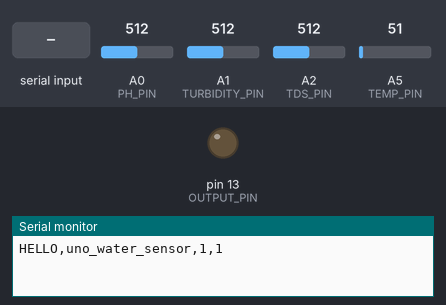
A sketch run on a simulated Arduino Uno, built with avr-gcc and run on an emulated ATmega328P. Parts: output pins drawn as LEDs (lit = HIGH), the last lines printed to the serial monitor. Inputs (shaded band) come from the test bench; at power-on: A0 (PH_PIN) = 512, A1 (TURBIDITY_PIN) = 512, A2 (TDS_PIN) = 512, A5 (TEMP_PIN) = 51.

Above: at 1.2 s.
1.3 s: "FILTER_START,\n" received over Serial
At 2.4 s:
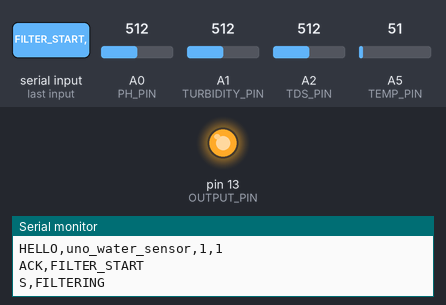
2.8 s: "START,\n" received over Serial
4.3 s: "STOP\n" received over Serial
Timing chart, 0 to 7.3 s (numbered marks = the images above; inputs shaded):
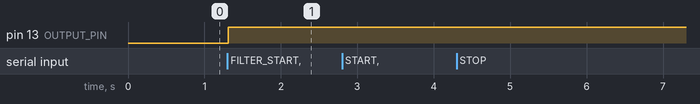

Measured:
- after the input at 1.3 s, pin 13 (OUTPUT_PIN): LOW → HIGH at once

The sketch:

uno_water_sensor.ino
```cpp
#include <Arduino.h>

#define OUTPUT_PIN 13
#define SERIAL_BAUD 9600

const int PH_PIN = A0;
const int TURBIDITY_PIN = A1;
const int TDS_PIN = A2;
const int TEMP_PIN = A5;

const unsigned long DEFAULT_INTERVAL_MS = 1000;
unsigned long intervalMs = DEFAULT_INTERVAL_MS;
unsigned long lastEmit = 0;
bool sensing = false;

// pH Sensor (A0)
float readPh() {
  int raw = analogRead(PH_PIN);
  float voltage = raw * (5.0 / 1023.0);
  float ph = 3.5 * voltage; // Standard pH sensor conversion formula
  return (ph >= 0.0 && ph <= 14.0) ? ph : 7.0;
}

// TDS Sensor (A2)
float readTdsMgL() {
  int raw = analogRead(TDS_PIN);
  float voltage = raw * (5.0 / 1023.0);
  // Standard gravity TDS sensor conversion formula
  float tds = (133.42 * voltage * voltage * voltage - 255.86 * voltage * voltage + 857.39 * voltage) * 0.5;
  return (tds >= 0.0) ? tds : 0.0;
}

// Turbidity Sensor (A1)
float readTurbidityNtu() {
  int raw = analogRead(TURBIDITY_PIN);
  float voltage = raw * (5.0 / 1023.0);
  float turbidity = (4.5 - voltage) * 100.0;
  return (turbidity >= 0.0) ? turbidity : 0.0;
}

// Temperature Sensor (A5)
float readTemperatureC() {
  int raw = analogRead(TEMP_PIN);
  float voltage = raw * (5.0 / 1023.0);
  float tempC = voltage * 100.0; // LM35 sensor formula (or 25°C baseline)
  return (tempC >= -5.0 && tempC <= 80.0) ? tempC : 25.0;
}

void setup() {
  Serial.begin(SERIAL_BAUD);
  pinMode(OUTPUT_PIN, OUTPUT);
  Serial.println(F("HELLO,uno_water_sensor,1,1"));
}

void loop() {
  if (Serial.available()) {
    char b[121];
    size_t n = Serial.readBytesUntil('\n', b, 120);
    b[n] = 0;

    if (!strncmp(b, "HELLO?", 6)) {
      Serial.println(F("HELLO,uno_water_sensor,1,1"));
    } else if (!strncmp(b, "START,", 6)) {
      intervalMs = atol(b + 6);
      sensing = true;
      Serial.println(F("ACK,START"));
      Serial.println(F("S,SENSING"));
    } else if (!strcmp(b, "STOP")) {
      sensing = false;
      Serial.println(F("ACK,STOP"));
      Serial.println(F("S,IDLE"));
    } else if (!strncmp(b, "FILTER_START,", 13)) {
      digitalWrite(OUTPUT_PIN, HIGH);
      Serial.println(F("ACK,FILTER_START"));
      Serial.println(F("S,FILTERING"));
    } else if (!strcmp(b, "FILTER_STOP")) {
      digitalWrite(OUTPUT_PIN, LOW);
      Serial.println(F("ACK,FILTER_STOP"));
      Serial.println(F("S,FILTER_DONE"));
    } else if (!strcmp(b, "PING")) {
      Serial.println(F("PONG"));
    }
  }

  static unsigned long seq = 0;
  if (sensing && millis() - lastEmit >= intervalMs) {
    lastEmit = millis();
    seq++;
    Serial.print(F("R,"));
    Serial.print(seq);
    Serial.print(',');
    Serial.print(readPh(), 2);
    Serial.print(',');
    Serial.print(readTdsMgL(), 1);
    Serial.print(',');
    Serial.print(readTurbidityNtu(), 1);
    Serial.print(',');
    Serial.println(readTemperatureC(), 1);
  }
}
```
